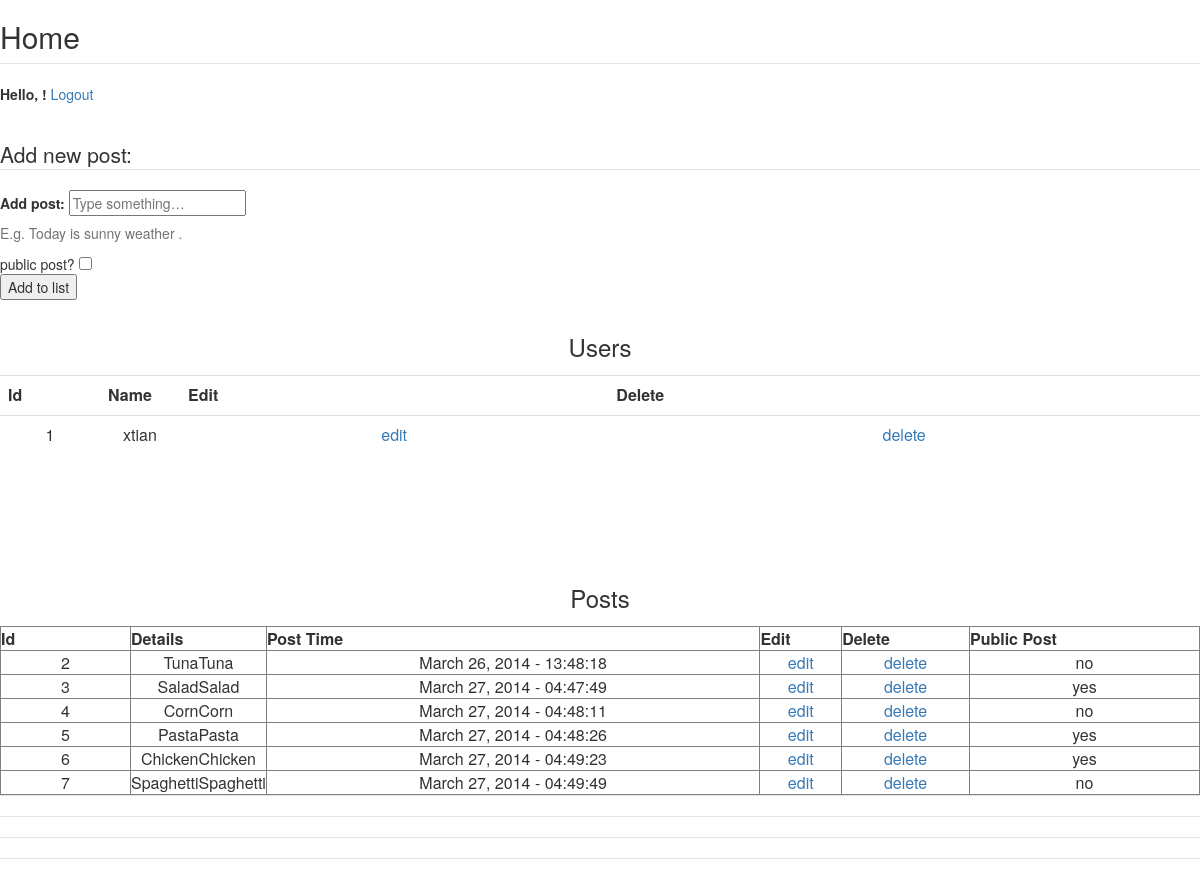
Page /english/home_admin.php (signed in) on the committed database.
### tables this page shows
CREATE TABLE IF NOT EXISTS `users` (
  `id` int(11) NOT NULL AUTO_INCREMENT,
  `username` varchar(50) NOT NULL,
  `password` varchar(50) NOT NULL,
  PRIMARY KEY (`id`)
);

CREATE TABLE IF NOT EXISTS `list` (
  `id` int(11) NOT NULL AUTO_INCREMENT,
  `title` text NOT NULL,
  `details` text NOT NULL,
  `date_posted` varchar(30) NOT NULL,
  `time_posted` time NOT NULL,
  `date_edited` varchar(30) NOT NULL,
  `time_edited` time NOT NULL,
  `public` varchar(5) NOT NULL,
  PRIMARY KEY (`id`)
);

### english/home_admin.php (the view, shortened to what this page needs)
<html>
<head>
<link rel="stylesheet" href="http://maxcdn.bootstrapcdn.com/bootstrap/3.3.6/css/bootstrap.min.css">
</head>
<?php
    $user = $_SESSION['user'];
    ?>
<body>
<legend><h2>Home</h2></legend>
<label><p>Hello, <?php Print "$user"?>!</p></label>
<a href="logout.php">Logout</a><br/><br/>
<form action="add.php" method="POST">
<fieldset>
<legend>Add new post:</legend>
<label>Add post:</label>
<input type="text" placeholder="Type something…"name="details">
<span class="help-block">E.g. Today is sunny weather .</span>
public post? <input type="checkbox" name="public[]" value="yes"/><br/>
<input type="submit" value="Add to list"/>
</fieldset>
</form>
<fieldset>
<legend><h3 align="center">Users</h3><legend>
<table class="table">
<col width="100">
<col width="80">
<tr>
<th>Id</th>
<th>Name</th>
<th>Edit</th>
<th>Delete</th>
</tr>
</fieldset>
<?php
				$query = mysql_query("Select * from users");
				while($row = mysql_fetch_array($query)) {
                    Print "<tr>";
                    Print '<td align="center">'. $row['id'] . "</td>";
                    Print '<td align="center">'. $row['username']."</td>";
                    Print '<td align="center"><a href="editUser.php?id='. $row['id'] .'">edit</a> </td>';
                    Print '<td align="center"><a href="#" onclick="deleteUser('.$row['id'].')">delete</a> </td>';
                    Print "</tr>";
                }
    ?>
<br/>
<br/>
<br/>
<fieldset>
<legend><h3 align="center">Posts</h3><legend>
<table border="1px" width="100%">
<col width="130">
<col width="80">
<tr>
<th>Id</th>
<th>Details</th>
<th>Post Time</th>
<th>Edit</th>
<th>Delete</th>
<th>Public Post</th>
</tr>
</fieldset>
<?php
				$query = mysql_query("Select * from list");
				while($row = mysql_fetch_array($query)) {
                    Print "<tr>";
                    Print '<td align="center">'. $row['id'] . "</td>";
                    Print '<td align="center">'. $row['details'] .shortDescription($row['details'])."</td>";
                    Print '<td align="center">'. $row['date_posted']. " - ". $row['time_posted']."</td>";
                    Print '<td align="center"><a href="edit.php?id='. $row['id'] .'">edit</a> </td>';
                    Print '<td align="center"><a href="#" onclick="myFunction('.$row['id'].')">delete</a> </td>';
                    Print '<td align="center">'. $row['public']. "</td>";
                    Print "</tr>";
                }
    ?>
<?php
    function shortDescription($fullDescription) {
        $shortDescription = ”;
        $fullDescription = trim(strip_tags($fullDescription));
        if ($fullDescription) {
            $initialCount = 155;
            if (strlen($fullDescription) > $initialCount) {
                $shortDescription = substr($fullDescription,0,$initialCount)."...";
            }
            else {
                return $fullDescription;
            }
        }
        return $shortDescription;
    }
    ?>
</body>
</html>

### rows in the picture
users: id "1", username "xtian"
list: id "2", details "Tuna", date_posted "March 26, 2014", time_posted "13:48:18", public "no"
list: id "3", details "Salad", date_posted "March 27, 2014", time_posted "04:47:49", public "yes"
list: id "4", details "Corn", date_posted "March 27, 2014", time_posted "04:48:11", public "no"
list: id "5", details "Pasta", date_posted "March 27, 2014", time_posted "04:48:26", public "yes"
list: id "6", details "Chicken", date_posted "March 27, 2014", time_posted "04:49:23", public "yes"
list: id "7", details "Spaghetti", date_posted "March 27, 2014", time_posted "04:49:49", public "no"
